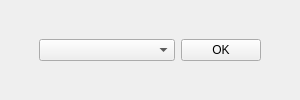
<?xml version="1.0" encoding="UTF-8"?>
<ui version="4.0">
 <class>LanguageSelector</class>
 <widget class="QMainWindow" name="LanguageSelector">
  <property name="geometry">
   <rect>
    <x>0</x>
    <y>0</y>
    <width>300</width>
    <height>100</height>
   </rect>
  </property>
  <property name="windowTitle">
   <string>MainWindow</string>
  </property>
  <widget class="QWidget" name="centralwidget">
   <layout class="QVBoxLayout" name="verticalLayout">
    <item>
     <layout class="QHBoxLayout" name="horizontalLayout">
      <item>
       <spacer name="horizontalSpacer">
        <property name="orientation">
         <enum>Qt::Horizontal</enum>
        </property>
        <property name="sizeType">
         <enum>QSizePolicy::Fixed</enum>
        </property>
        <property name="sizeHint" stdset="0">
         <size>
          <width>30</width>
          <height>20</height>
         </size>
        </property>
       </spacer>
      </item>
      <item>
       <widget class="QComboBox" name="comboBox"/>
      </item>
      <item>
       <widget class="QPushButton" name="SetLanguage">
        <property name="sizePolicy">
         <sizepolicy hsizetype="Fixed" vsizetype="Fixed">
          <horstretch>0</horstretch>
          <verstretch>0</verstretch>
         </sizepolicy>
        </property>
        <property name="text">
         <string>OK</string>
        </property>
       </widget>
      </item>
      <item>
       <spacer name="horizontalSpacer_2">
        <property name="orientation">
         <enum>Qt::Horizontal</enum>
        </property>
        <property name="sizeType">
         <enum>QSizePolicy::Fixed</enum>
        </property>
        <property name="sizeHint" stdset="0">
         <size>
          <width>30</width>
          <height>20</height>
         </size>
        </property>
       </spacer>
      </item>
     </layout>
    </item>
   </layout>
  </widget>
 </widget>
 <resources/>
 <connections/>
</ui>
